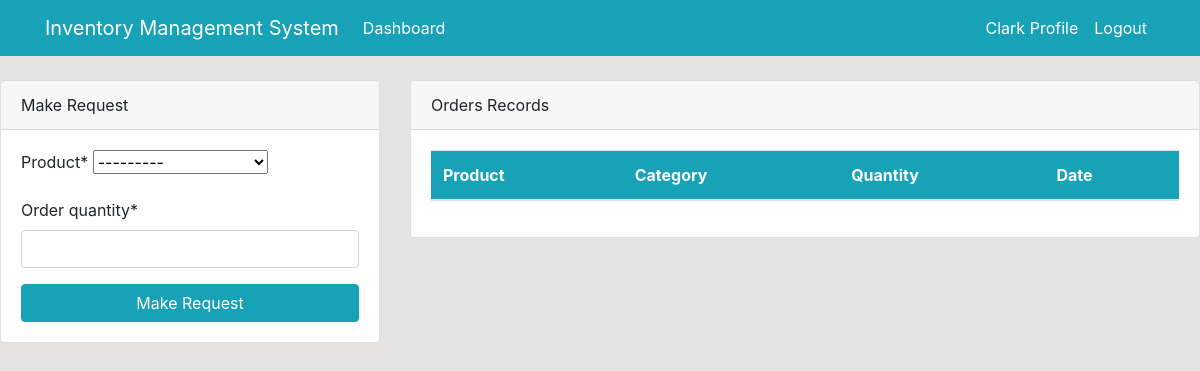
/dashboard (signed in), run on an earlier commit of the app's database.
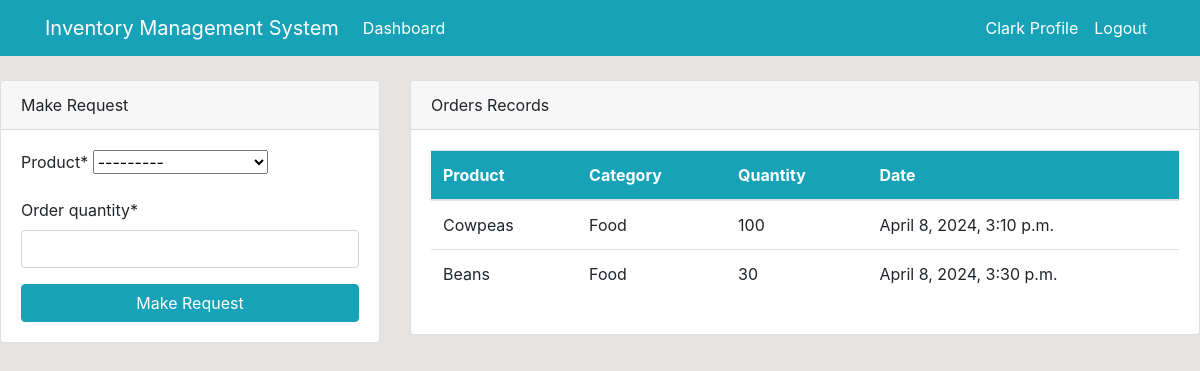
And on a later commit of the database.
### dashboard/models.py (models this page shows, shortened)
class Order(models.Model):
    product = models.ForeignKey(Product, on_delete=models.CASCADE, null = True)
    staff = models.ForeignKey(User, models.CASCADE, null = True)
    order_quantity = models.PositiveBigIntegerField (null = True)
    date = models.DateTimeField(auto_now_add=True)
    class Meta:
        verbose_name_plural = 'Order'

class Product(models.Model):
    name = models.CharField(max_length =100, null=True)
    category = models.CharField(max_length=20, choices = CATEGORY, null=True)
    quantity = models.PositiveIntegerField(null=True)
    class Meta:
        verbose_name_plural = 'Product'
    def __str__(self):
        return f'{self.name}-{self.quantity}'

### dashboard/views.py (the view)
# urls.py: path('dashboard', views.index, name= 'dashboard-index'),
@login_required
def index(request):
    orders = Order.objects.all()
    if request.method == 'POST':
        form = OrderForm(request.POST)
        if form.is_valid():
            instance= form.save(commit=False)
            instance.staff = request.user
            instance.save()
            return redirect('dashboard-index')
    else:
        form = OrderForm()
    context = {
        'orders': orders,
        'form' : form,
    }
    return render(request, 'dashboard/index.html', context)

### dashboard/forms.py
class OrderForm(forms.ModelForm):
    class Meta:
        model = Order
        fields = ['product','order_quantity']

### templates/dashboard/index.html (shortened to what this page needs)
{% extends 'partials/base.html' %}
{% block content%}
{%  if user.is_authenticated and user.is_staff and  user.is_superuser %}
{% include 'partials/topnav.html'%}
<div class="container">
    <div class="row my-5">
    <div class="col-md-6">
    <div class="bg-white">
    <canvas id="myChart1" width="400" height="300"></canvas>
    <script>
    var ctx = document.getElementById('myChart1').getContext('2d');
    var myChart1 = new Chart(ctx, {
    type: 'pie',
    data: {
    labels: ['Red', 'Blue', 'Yellow', 'Green', 'Purple', 'Orange'],
    datasets: [{
    label: 'Products',
    data: [12, 19, 3, 5, 2, 3],
    backgroundColor: [
    'rgba(255, 99, 132, 1)',
    'rgba(54, 162, 235, 1)',
    'rgba(255, 206, 86, 1)',
    'rgba(75, 192, 192, 1)',
    'rgba(153, 102, 255, 1)',
    'rgba(255, 159, 64, 1)'
    ],
    borderColor: [
    'rgba(255, 99, 132, 1)',
    'rgba(54, 162, 235, 1)',
    'rgba(255, 206, 86, 1)',
    'rgba(75, 192, 192, 1)',
    'rgba(153, 102, 255, 1)',
    'rgba(255, 159, 64, 1)'
    ],
    borderWidth: 1
    }]
    },
    options: {
    scales: {
    yAxes: [{
    ticks: {
    beginAtZero: true
    }
    }]
    }
    }
    });
    </script>
    </div>
    </div>
    <div class="col-md-6">
    <div class="bg-white">
    <canvas id="myChart" width="400" height="300"></canvas>
    <script>
    var ctx = document.getElementById('myChart').getContext('2d');
    var myChart = new Chart(ctx, {
    type: 'bar',
    data: {
    labels: ['Red', 'Blue', 'Yellow', 'Green', 'Purple', 'Orange'],
    datasets: [{
    label: 'Products',
    data: [12, 19, 3, 5, 2, 3],
    backgroundColor: [
    'rgba(255, 99, 132, 1)',
    'rgba(54, 162, 235, 1)',
    'rgba(255, 206, 86, 1)',
    'rgba(75, 192, 192, 1)',
    'rgba(153, 102, 255, 1)',
    'rgba(255, 159, 64, 1)'
    ],
    borderColor: [
    'rgba(255, 99, 132, 1)',
    'rgba(54, 162, 235, 1)',
    'rgba(255, 206, 86, 1)',
    'rgba(75, 192, 192, 1)',
    'rgba(153, 102, 255, 1)',
    'rgba(255, 159, 64, 1)'
    ],
    borderWidth: 1
    }]
    },
    options: {
    scales: {
    yAxes: [{
    ticks: {
    beginAtZero: true
    }
    }]
    }
    }
    });
    </script>
    </div>
    </div>
    </div>
    </div>
{% else %}
{% include 'dashboard/staff_index.html' %}
{% endif %}
{%endblock%}

### templates/dashboard/staff_index.html (shortened to what this page needs)
{% load crispy_forms_tags %}
<div>
    <div class="row mt-4">
        <div class="col-md-4">
            <div class="card">
                <div class="card-header">
                    Make Request
                </div>
                <div class="card-body">
                    <form method="POST">
                        {{ form|crispy }}
                        <input class="btn btn-info btn-block" type="submit" value="Make Request">
                    </form>
                </div>
            </div>
        </div>
        <div class="col-md-8">
            <div class="card">
                <div class="card-header">
                    Orders Records
                </div>
                <div class="card-body">
                    <table class="table bg-white">
                        <thead class="bg-info text-white">
                            <tr>
                                <th scope="col">Product</th>
                                <th scope="col">Category</th>
                                <th scope="col">Quantity</th>
                                <th scope="col">Date</th>
                            </tr>
                        </thead>
                        <tbody>
                            {% for order in orders %}
                            {% if order.staff == user %}
                            <tr>
                                <td>{{ order.product.name }}</td>
                                <td>{{ order.product.category }}</td>
                                <td>{{ order.order_quantity }}</td>
                                <td>{{ order.date }}</td>
                            </tr>
                            {% endif %}
                            {% endfor %}
                        </tbody>
                    </table>
                </div>
            </div>
        </div>
    </div>
</div>

What changed in the data, as far as the page shows it:
added Order: product.name "Cowpeas", product.category "Food", order_quantity "100", date "April 8, 2024, 3:10 p.m."
added Order: product.name "Beans", product.category "Food", order_quantity "30", date "April 8, 2024, 3:30 p.m."
